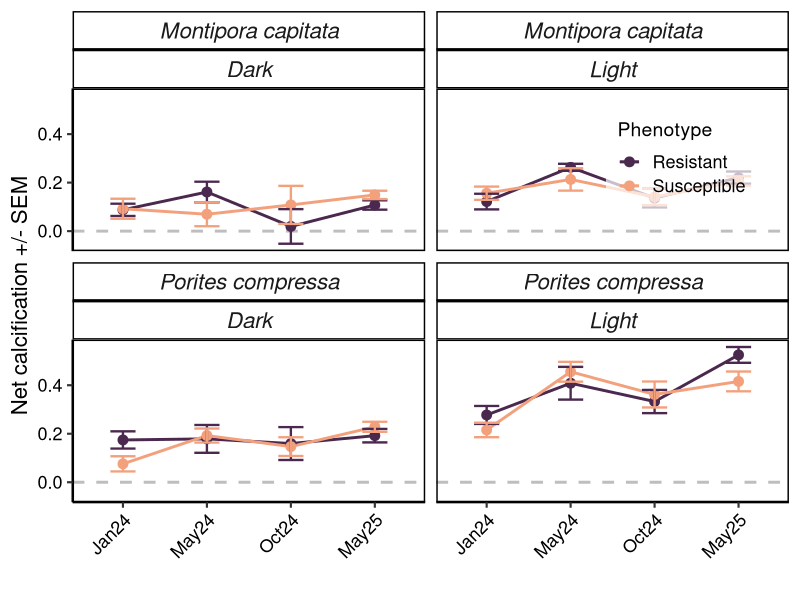

This chart was generated by the following R code:
## ---- chunk 1
knitr::opts_chunk$set(echo = TRUE)

library(tidyverse)
## ---- chunk 2
calc <- read.csv("../data/Calcification_data.csv", header = T)

# Remove first two rows - these are placeholders for April and Sept 2023 
calc <- calc %>% slice(-1, -2)
## ---- chunk 3
calc <- calc %>%
  mutate(
    start = hm(Time_start),
    end   = hm(Time_end),
    elapsed_mins  = as.numeric(end - start, units = "mins"),
    elapsed_hours = elapsed_mins / 60)
## ---- chunk 4
calc <- calc %>%
  mutate(Delta_TA_raw = Starting_alk_value - Alk_avg)
## ---- chunk 5
blank_delta_ta <- calc %>%
  filter(ColonyID == "blank" | Notes == "blank") %>%
  group_by(Date) %>%
  summarise(mean_blank_delta_ta = mean(Delta_TA_raw, na.rm = TRUE))# %>%
  #pull(mean_blank_delta_ta)
## ---- chunk 6
# Correct Delta_TA by subtracting blank
calc <- calc %>%
  left_join(blank_delta_ta, by = "Date") 

calc <- calc %>%
  mutate(
    Delta_TA_corr = Delta_TA_raw - mean_blank_delta_ta,
    # Assuming seawater density 1.028 g/mL and volume in mL to L, and no coral weight (thus calc mg/L/hr)
    Net_Calcification = (Delta_TA_corr / 2) * (Sample_Volume_mL / 1000) * 1.028 / elapsed_hours)
## ---- chunk 7
calc$Timepoint <- gsub("January_2024", "Jan24", calc$Timepoint)
calc$Timepoint <- gsub("May_2024", "May24", calc$Timepoint)
calc$Timepoint <- gsub("October_2024", "Oct24", calc$Timepoint)
calc$Timepoint <- gsub("January_2025", "Jan25", calc$Timepoint)
calc$Timepoint <- gsub("May_2025", "May25", calc$Timepoint)
## ---- chunk 8
sample_meta <- read_csv("../data/pi_curves/pi_curve_metadata_sample.csv")

# Make sure Chamber well # is numeric
sample_meta <- sample_meta %>%
  mutate(`Chamber` = as.numeric(`Chamber`))
## ---- chunk 9
sample_meta <- sample_meta %>%
  mutate(Timepoint = case_when(
    grepl("2023-09", Date) ~ "Sept23",
    grepl("2024-01", Date) ~ "Jan24",
    grepl("2024-05", Date) ~ "May24",
    grepl("2024-10", Date) ~ "Oct24",
    grepl("2025-01", Date) ~ "Jan25",
    grepl("2025-05", Date) ~ "May25",
    TRUE ~ NA_character_))
## ---- chunk 10
sample_meta_sub <- sample_meta %>%
  select(Colony_ID, Species, Phenotype, Surface_Area_cm2, Timepoint)
## ---- chunk 11
# Make sure the join columns match
calc2 <- calc %>%
  rename(Colony_ID = ColonyID)

# Join on Colony_ID and Timepoint
joined <- calc2 %>%
  left_join(sample_meta_sub, by = c("Colony_ID", "Timepoint"))
## ---- chunk 12
joined <- joined %>%
  mutate(Net_Calcification_cm2 = Net_Calcification / Surface_Area_cm2)
## ---- chunk 13
joined_summary <- joined %>%
  group_by(Timepoint, Phenotype, Species, Light) %>%
  summarise(
    mean_calc = mean(Net_Calcification_cm2, na.rm = TRUE),
    sd_calc = sd(Net_Calcification_cm2, na.rm = T),
    se_calc = sd(Net_Calcification_cm2, na.rm = T) / sqrt(length(Net_Calcification_cm2)),
    .groups = "drop") %>%
  drop_na() %>%
  filter(!Timepoint == "Jan25")
## ---- chunk 14
# Set levels 
joined_summary$Timepoint <- factor(joined_summary$Timepoint, levels = c("Jan24", 
                                                                        "May24", 
                                                                        "Oct24", 
                                                                        #"Jan25", 
                                                                        "May25"))

ggplot(joined_summary, aes(x = Timepoint, y = mean_calc, color = Phenotype, group = Phenotype)) +
  geom_hline(yintercept = 0, linetype = "dashed", color = "grey", size = 1) +
  geom_line(linewidth = 1) +
  geom_point(size = 3) +
  geom_errorbar(aes(ymin = mean_calc - se_calc, ymax = mean_calc + se_calc, color = Phenotype),
                width = 0.3, linewidth = 0.8) +  # color matches points/lines
  facet_wrap(~ Species + Light) +
  scale_color_manual(
    values = c("Resistant" = "#4b294fff", "Susceptible" = "#f3a17dff")
  ) +
  theme_classic(base_size = 16) +  # bigger base size
  labs(
    x = "",
    y = "Net calcification +/- SEM",
    color = "Phenotype"
  ) +
theme(
    panel.border = element_rect(color = "black", fill = NA, linewidth = 1),
    strip.background = element_rect(fill = "white", color = "black", linewidth = 1),
    strip.text = element_text(face = "italic", size = 16),
    legend.position = c(0.85, 0.83),  # adjust x, y for placement
    legend.background = element_rect(fill = alpha("white", 0.7), color = NA),
    legend.key = element_blank(),    
    legend.title = element_text(size = 14),
    legend.text = element_text(size = 13),
    axis.text.x = element_text(angle = 45, hjust = 1, vjust = 1, size = 13, color = "black"),
    axis.text.y = element_text(size = 13, color = "black"),
    axis.title.y = element_text(size = 16)
  )
